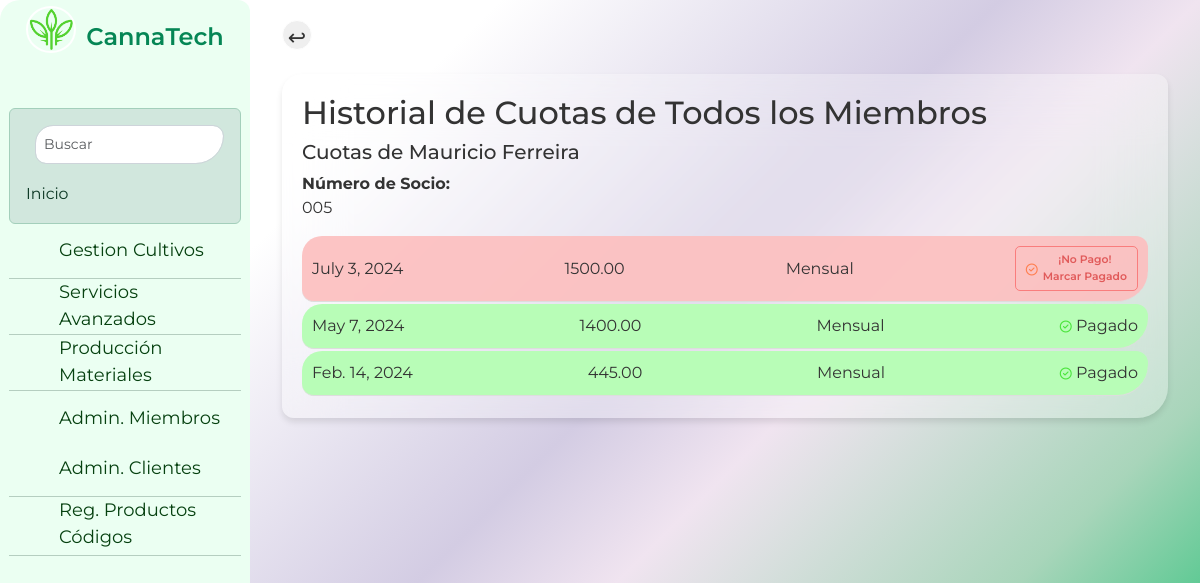
/historial-cuotas-todos-miembros/ (signed in), run on the app's committed database.
### core/models.py (models this page shows, shortened)
class Miembro(models.Model):
    nombre = models.CharField(max_length=100)
    apellido = models.CharField(max_length=100)
    email = models.EmailField(unique=True)
    numero_socio = models.CharField(max_length=10, unique=True)
    fecha_ingreso = models.DateField()
    activo = models.BooleanField(default=True)
    def nombre_completo(self):
        return f"{self.nombre} {self.apellido}"

class Cuota(models.Model):
    miembro = models.ForeignKey(Miembro, on_delete=models.CASCADE)
    fecha_pago = models.DateField()
    monto = models.DecimalField(max_digits=8, decimal_places=2)
    PERIODO_CHOICES = [
        ('MENSUAL', 'Mensual'),
        ('TRIMESTRAL', 'Trimestral'),
        ('ANUAL', 'Anual'),
    ]
    periodo = models.CharField(max_length=10, choices=PERIODO_CHOICES, default='MENSUAL')
    pagado = models.BooleanField(default=False)

### core/views.py (the view)
# urls.py: path('historial-cuotas-todos-miembros/', views.historial_cuotas_todos_miembros, name='historial_cuotas_todos_miembros'),
@login_required
def historial_cuotas_todos_miembros(request):
    miembros = Miembro.objects.all()
    todas_las_cuotas = []
    for miembro in miembros:
        cuotas_miembro = Cuota.objects.filter(miembro=miembro).order_by('-fecha_pago')
        todas_las_cuotas.append({
            'miembro': miembro,
            'cuotas': cuotas_miembro,
        })
    return render(request, 'core/historial_cuotas_todos_miembros.html', {'todas_las_cuotas': todas_las_cuotas})

### core/templates/core/historial_cuotas_todos_miembros.html (shortened to what this page needs)
{% extends 'core/base.html' %}
{% block content %}
<input type="button" class="btn-prev" value="↩" onClick="javascript:history.go(-1);">
<br>
<div class="cuotas-historial">
    <h2 class="seccion-titulo">Historial de Cuotas de Todos los Miembros</h2>
    {% for item in todas_las_cuotas %}
        <div class="cuotas-miembro">
            <h5>Cuotas de {{ item.miembro.nombre_completo }} </h5>
            <strong>Número de Socio:</strong>
            <br>
            <p>{{ item.miembro.numero_socio }}</p>
            <div class="lista-cuotas">
                {% for cuota in item.cuotas %}
                    <div class="cuota-item {% if cuota.pagado %}cuota-pagada{% else %}cuota-pendiente{% endif %}" data-estado="{% if cuota.pagado %}pagados{% else %}pendientes{% endif %}">
                        <span>{{ cuota.fecha_pago }}</span>
                        <span>{{ cuota.monto }}</span>
                        <span>{{ cuota.get_periodo_display }}</span>
                        <span>
                            {% if cuota.pagado %}
                                <strong><i class="far fa-check-circle" style="font-size: 0.75rem; color: #4ae43c; font-weight: 500;"></i></strong> Pagado
                            {% else %}
                                <form action="{% url 'marcar_pagado' cuota.id %}" method="post" style="display: inline;">
                                    <button type="submit" class="btn-success btn-sm no-background" style="display: inline-flex; align-items: center; white-space: nowrap; padding: 5px 10px; border: 1px solid #f86464bd; color: #fff; border-radius: 5px;">
                                        <strong><i class="far fa-check-circle" style="font-size: 0.75rem; color: #ff7f50; font-weight: 500;"></i></strong>
                                        <small style="font-size: 0.675rem; color: #cf0e0e94; font-weight: 600; margin-left: 5px;">
                                            ¡No Pago! <br> Marcar Pagado
                                        </small>
                                    </button>
                                </form>
                            {% endif %}
                        </span>
                    </div>
                {% endfor %}
            </div>
        </div>
    {% endfor %}
</div>
{% endblock %}

### data on the page
Miembro: miembro.nombre_completo "Mauricio Ferreira", miembro.numero_socio "005"
Cuota: fecha_pago "July 3, 2024", monto "1500.00", periodo "Mensual", pagado False (drawn)
Cuota: fecha_pago "May 7, 2024", monto "1400.00", periodo "Mensual", pagado True (drawn)
Cuota: fecha_pago "Feb. 14, 2024", monto "445.00", periodo "Mensual", pagado True (drawn)
